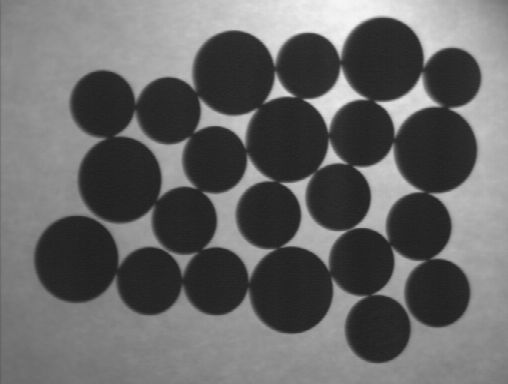
#> input picture images/mon1.bmp, 508 x 384 px, found by its file name
$ python aula_04_ex_03.py ../../images/mon1.bmp
#> lines starting #> are read from the running program, lines starting #| are printed output that depends on the picture; after the words box and inside, x2 and y2 are one past the last pixel; in counts of white or black regions, pixels touching at a corner belong together

#import
import sys
import numpy as np
import cv2

# Read the image from argv
# image = cv2.imread( sys.argv[1] , cv2.IMREAD_UNCHANGED );
image = cv2.imread( "./images/mon1.bmp", cv2.IMREAD_UNCHANGED)
#> image is the input picture: shape (384, 508); min 31, max 246, mean 102.8

if  np.shape(image) == ():
	# Failed Reading
	print("Image file could not be open!")
	exit(-1)


image_array = image.shape
#> image_array = (384, 508)
height = image_array[0]
#> height = 384
width = image_array[1]
#> width = 508

if len(image_array) == 2:
    channels = 1
else:
    channels = image_array[2]

# print some features
print("Image Copy Size: (%d,%d,%d)" % (height, width, channels))
#| Image Copy Size: (384,508,1)
print("Image Copy Type: %s" % (image.dtype))
#| Image Copy Type: uint8
print("Number of elements : %d" % image.size)
#| Number of elements : 195072


# Loop through the image
for i in range(0,height):
    for j in range(0,width):
        if channels == 1:  # Grayscale
            px = image[i, j]
            if px < 90:
                image[i, j] = 0
            else:
                image[i, j] = 255
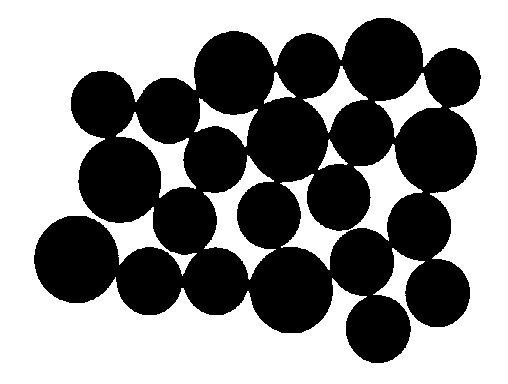
#> image: shape (384, 508); 54.6% white; 1 black region, box (x1, y1, x2, y2) and area: (34, 18, 481, 363) 88536
#Inverter image
image_inverte = 255-image

# Taking a matrix of size 5 as the kernel
kernel = cv2.getStructuringElement(cv2.MORPH_ELLIPSE, (11,11))#(11,1)

img_erode = cv2.erode(image_inverte, kernel, iterations=1)
#> img_erode: shape (384, 508); 33.5% white; 17 white regions, largest, box (x1, y1, x2, y2) and area: (39, 221, 328, 328) 14011, (76, 76, 212, 250) 9266, (399, 111, 472, 189) 4198

img_erode2 = cv2.erode(img_erode, kernel, iterations=1)
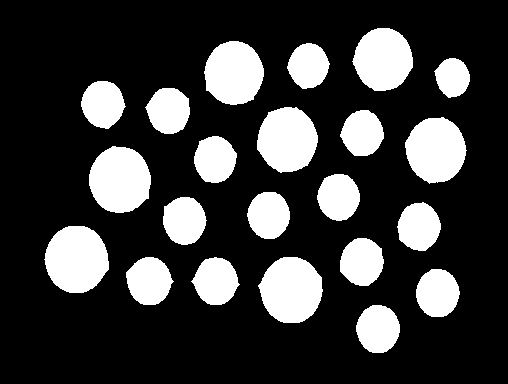
#> img_erode2: shape (384, 508); 23.2% white; 22 white regions, largest, box (x1, y1, x2, y2) and area: (44, 226, 109, 293) 3367, (258, 257, 323, 323) 3256, (89, 146, 151, 213) 3244


# Taking a matrix of size 5 as the kernel
kernel2 = cv2.getStructuringElement(cv2.MORPH_RECT, (9,9))#(11,1)

img_erode3 = cv2.erode(image_inverte, kernel2, iterations=1)
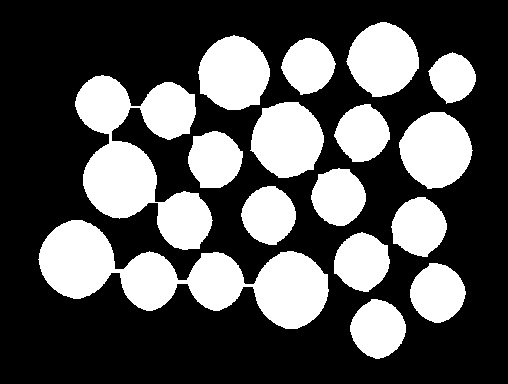
#> img_erode3: shape (384, 508); 33.5% white; 16 white regions, largest, box (x1, y1, x2, y2) and area: (38, 220, 329, 329) 13964, (75, 75, 213, 250) 11688, (250, 102, 324, 178) 4203

img_erode4 = cv2.erode(img_erode3, kernel2, iterations=1)
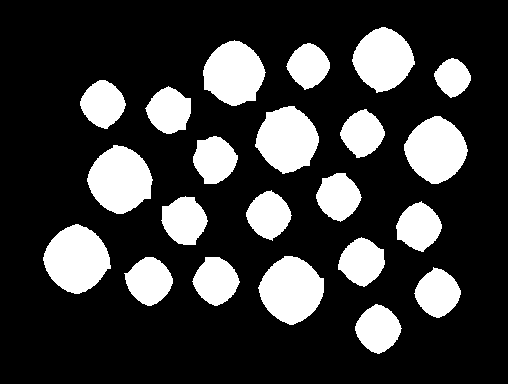
#> img_erode4: shape (384, 508); 22.9% white; 22 white regions, largest, box (x1, y1, x2, y2) and area: (43, 224, 111, 294) 3329, (87, 145, 153, 214) 3235, (258, 256, 324, 325) 3221

# Concatenar horizontalmente para formar duas linhas (2 imagens por linha)
row1 = cv2.hconcat([image, image_inverte, img_erode])
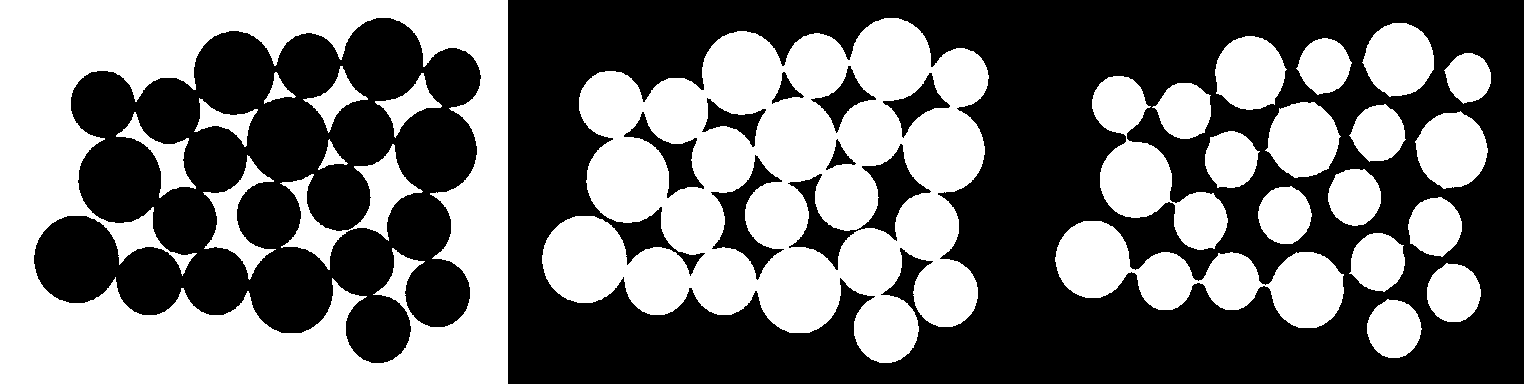
#> row1: shape (384, 1524); 44.5% white; 27 white regions, largest, box (x1, y1, x2, y2) and area: (0, 0, 508, 384) 92581, (542, 18, 989, 363) 88536, (1055, 221, 1344, 328) 14011
row2 = cv2.hconcat([img_erode2, img_erode3, img_erode4])
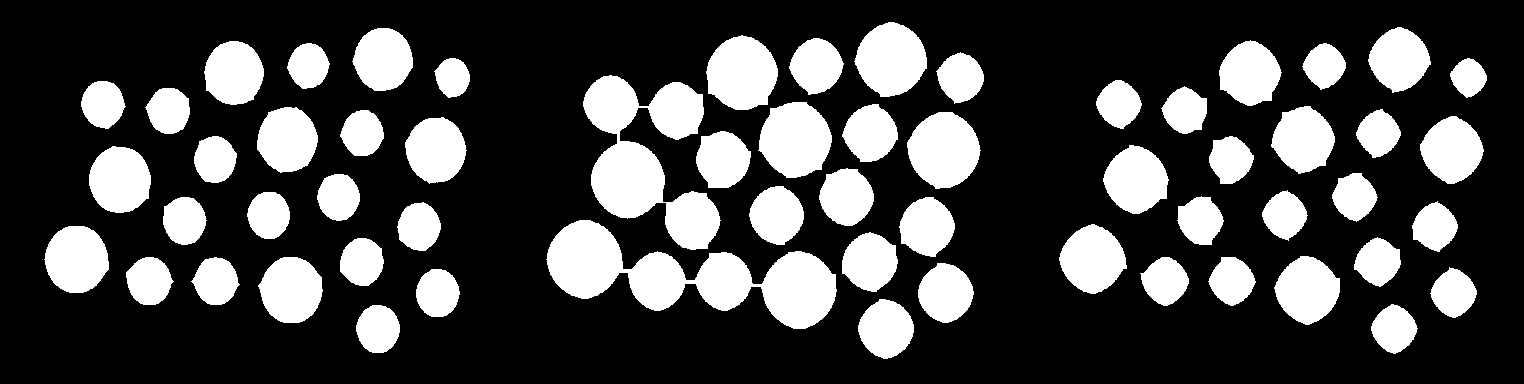
#> row2: shape (384, 1524); 26.5% white; 60 white regions, largest, box (x1, y1, x2, y2) and area: (546, 220, 837, 329) 13964, (583, 75, 721, 250) 11688, (758, 102, 832, 178) 4203

# Concatenar verticalmente para formar a matriz 2x3
matrix_2x3 = cv2.vconcat([row1, row2])
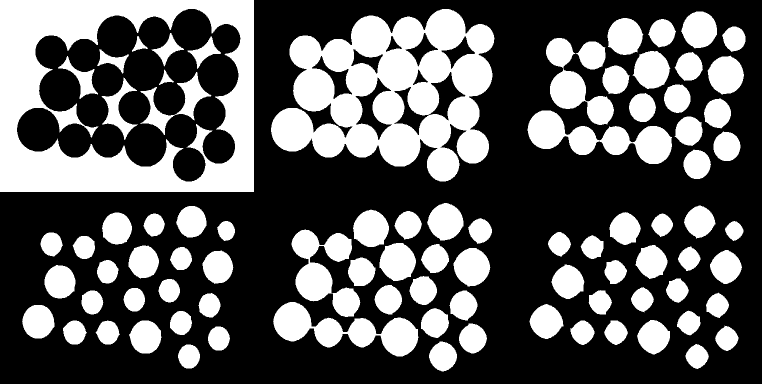
#> matrix_2x3: shape (768, 1524) (shown at 1/2 size); 35.5% white; 87 white regions, largest, box (x1, y1, x2, y2) and area: (0, 0, 508, 384) 92581, (542, 18, 989, 363) 88536, (1055, 221, 1344, 328) 14011

# Display all the images
cv2.imshow("Matriz 2x3", matrix_2x3)

cv2.waitKey(0)
cv2.destroyAllWindows()

$ run again, with images/Orchid.bmp copied over images/mon1.bmp
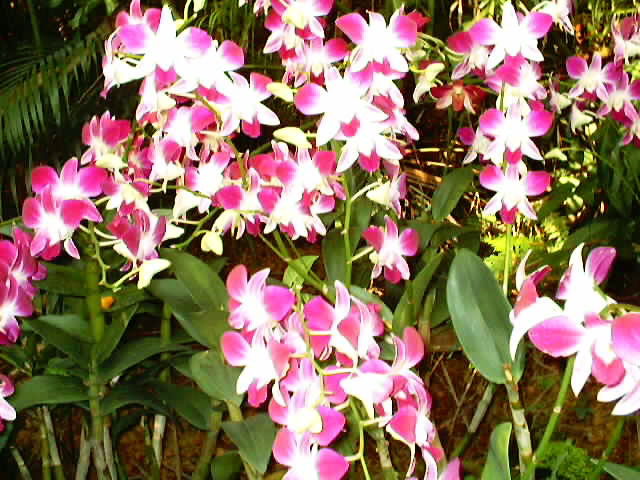
#> input picture images/Orchid.bmp, 640 x 480 px, found by its file name
#> image is the input picture: shape (480, 640, 3); mean B, G, R 95.4, 115.3, 141
#| Image Copy Size: (480,640,3)
#| Image Copy Type: uint8
#| Number of elements : 921600
#> `row2 = cv2.hconcat([img_erode2, img_erode3, img_erode4])`:
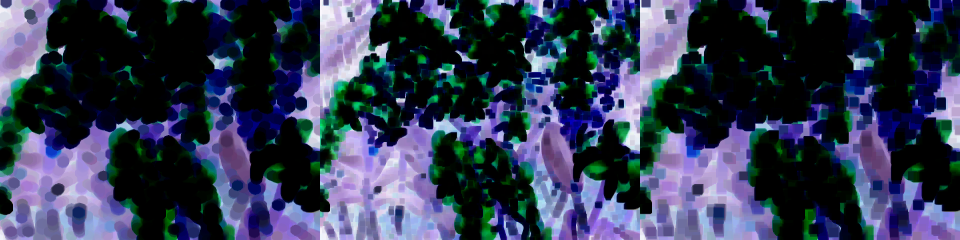
#> row2: shape (480, 1920, 3) (shown at 1/2 size); mean B, G, R 83.4, 58.8, 51
#> `matrix_2x3 = cv2.vconcat([row1, row2])`:
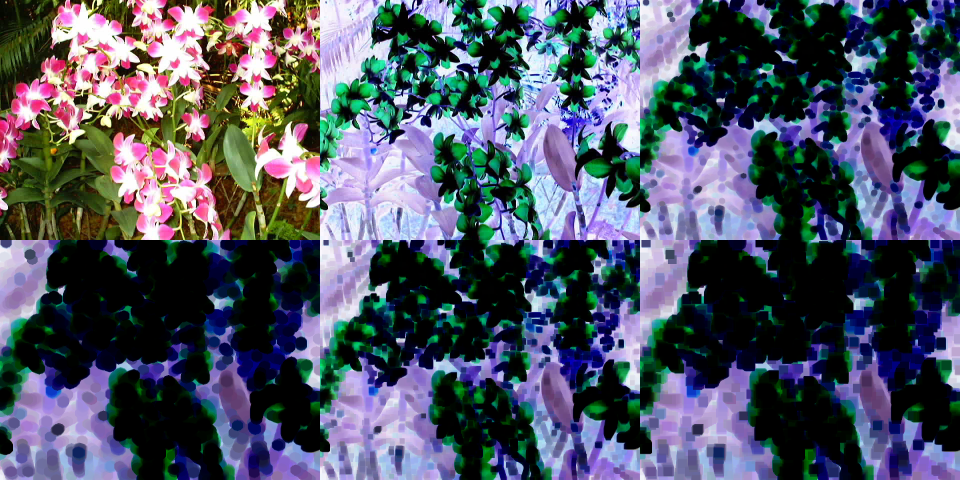
#> matrix_2x3: shape (960, 1920, 3) (shown at 1/2 size); mean B, G, R 101, 84.5, 78.6
